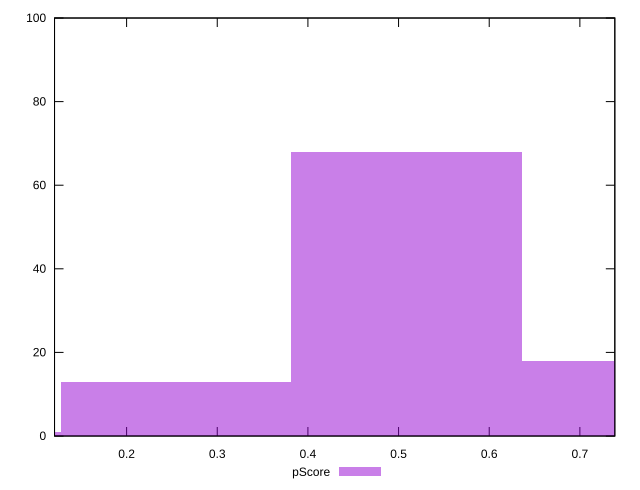

Write gnuplot code to recreate this figure.
reset

$pScore <<EOF
0 1
0.5087738978392712 68
0.7631608467589068 18
0.2543869489196356 13
EOF

set key outside below
set boxwidth 0.2543869489196356
set xrange [0.12050548776899861:0.7385514883449302]
set yrange [0:100]
set trange [0:100]
set style fill transparent solid 0.5 noborder
set terminal svg size 640, 490 enhanced background rgb 'white'
set output "report_00026_2021-02-22T21:38:55.199Z/speed-index/samples/pages+cached/pScore/histogram.svg"

plot $pScore title "pScore" with boxes

reset
